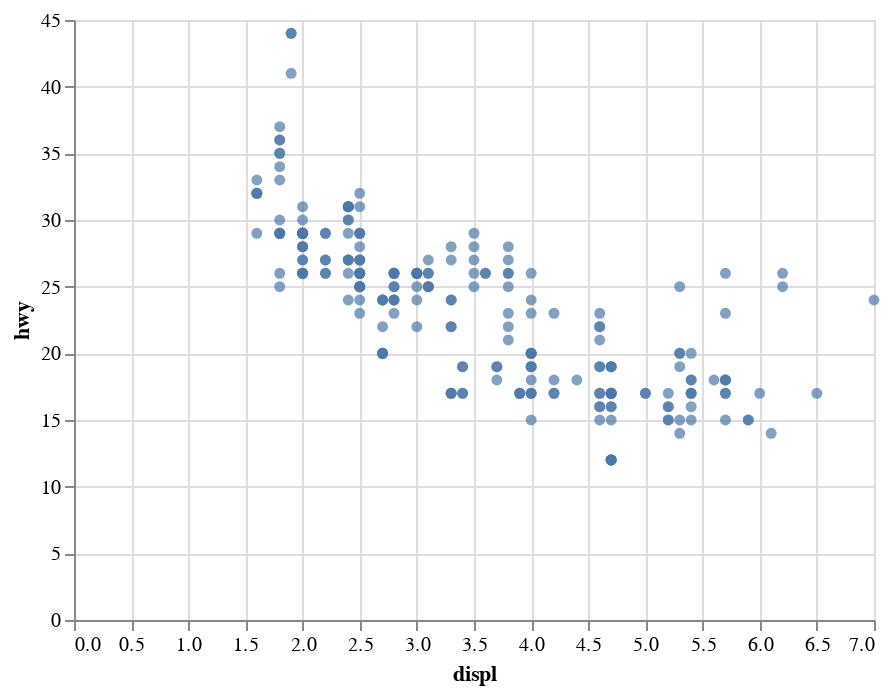

Notebook source saved alongside this figure:
### Code cell
chart.mark_circle() # representation happens in the form of circles

### Figure 1 — Vega-Lite specification as saved in the notebook (floating-point values rounded to 4 significant figures; data arrays with more than 128 entries replaced by an {"elided": "..."} marker saying what was removed)
{"config": {"view": {"continuousWidth": 400, "continuousHeight": 300}}, "data": {"name": "data-784d2a789a5f3a352263a16b6c4cd367"}, "mark": "circle", "encoding": {"x": {"field": "displ", "type": "quantitative"}, "y": {"field": "hwy", "type": "quantitative"}}, "$schema": "https://vega.github.io/schema/vega-lite/v4.17.0.json", "datasets": {"data-784d2a789a5f3a352263a16b6c4cd367": {"elided": "234 records"}}}
